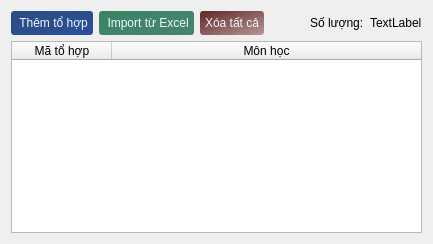
            <widget class="QWidget" name="tohop_page">
             <layout class="QVBoxLayout" name="verticalLayout_5">
              <item>
               <widget class="QWidget" name="widget" native="true">
                <layout class="QHBoxLayout" name="horizontalLayout_4">
                 <property name="leftMargin">
                  <number>0</number>
                 </property>
                 <property name="topMargin">
                  <number>0</number>
                 </property>
                 <property name="rightMargin">
                  <number>0</number>
                 </property>
                 <property name="bottomMargin">
                  <number>0</number>
                 </property>
                 <item>
                  <widget class="QPushButton" name="add_tohop_button">
                   <property name="styleSheet">
                    <string notr="true">QPushButton {
	border-radius: 3px;
	padding: 5px;
    background-color: qlineargradient(spread:pad, x1:0, y1:0, x2:1, y2:1, stop:0.00473934 rgba(14, 56, 110, 224), stop:1 rgba(18, 56, 145, 224));
    color: rgb(240, 248, 255);
}

QPushButton:hover{
    background-color: qlineargradient(spread:pad, x1:0, y1:0, x2:1, y2:1, stop:0.00473934 rgba(21, 83, 162, 224), stop:1 rgba(46, 86, 179, 224));
}</string>
                   </property>
                   <property name="text">
                    <string> Thêm tổ hợp</string>
                   </property>
                   <property name="icon">
                    <iconset resource="assets.qrc">
                     <normaloff>:/assets/images/plus-100.png</normaloff>:/assets/images/plus-100.png</iconset>
                   </property>
                   <property name="iconSize">
                    <size>
                     <width>16</width>
                     <height>16</height>
                    </size>
                   </property>
                  </widget>
                 </item>
                 <item>
                  <widget class="QPushButton" name="import_tohop">
                   <property name="styleSheet">
                    <string notr="true">QPushButton {
	border-radius: 3px;
	padding: 5px;
    background-color: qlineargradient(spread:pad, x1:0, y1:0, x2:1, y2:1, stop:0 rgba(0, 99, 54, 194), stop:1 rgba(0, 86, 62, 179));
	color: rgb(240, 248, 255);
}

QPushButton:hover{
    background-color: qlineargradient(spread:pad, x1:0, y1:0, x2:1, y2:1, stop:0 rgba(0, 119, 65, 219), stop:1 rgba(0, 119, 85, 196));
}</string>
                   </property>
                   <property name="text">
                    <string> Import từ Excel</string>
                   </property>
                   <property name="icon">
                    <iconset resource="assets.qrc">
                     <normaloff>:/assets/images/excel-100.png</normaloff>:/assets/images/excel-100.png</iconset>
                   </property>
                  </widget>
                 </item>
                 <item>
                  <widget class="QPushButton" name="delete_all_tohop">
                   <property name="styleSheet">
                    <string notr="true">QPushButton{
	border-radius: 3px;
	padding: 5px;
color: rgb(240,248,255);
background-color: qlineargradient(spread:pad, x1:0, y1:0, x2:1, y2:1, stop:0 rgba(65, 0, 0, 213), stop:1 rgba(93, 0, 0, 96));
}

QPushButton:hover {
background-color:	qlineargradient(spread:pad, x1:0, y1:0, x2:1, y2:1, stop:0 rgba(95, 0, 0, 218), stop:1 rgba(93, 0, 0, 136));
}</string>
                   </property>
                   <property name="text">
                    <string>Xóa tất cả</string>
                   </property>
                   <property name="icon">
                    <iconset resource="assets.qrc">
                     <normaloff>:/assets/images/delete-128.png</normaloff>:/assets/images/delete-128.png</iconset>
                   </property>
                  </widget>
                 </item>
                 <item>
                  <spacer name="horizontalSpacer_3">
                   <property name="orientation">
                    <enum>Qt::Orientation::Horizontal</enum>
                   </property>
                   <property name="sizeHint" stdset="0">
                    <size>
                     <width>40</width>
                     <height>20</height>
                    </size>
                   </property>
                  </spacer>
                 </item>
                 <item>
                  <widget class="QLabel" name="label_2">
                   <property name="text">
                    <string>Số lượng:</string>
                   </property>
                  </widget>
                 </item>
                 <item>
                  <widget class="QLabel" name="tohop_size">
                   <property name="text">
                    <string>TextLabel</string>
                   </property>
                  </widget>
                 </item>
                </layout>
               </widget>
              </item>
              <item>
               <widget class="QTableWidget" name="tohop_mon_table">
                <property name="contextMenuPolicy">
                 <enum>Qt::ContextMenuPolicy::CustomContextMenu</enum>
                </property>
                <property name="editTriggers">
                 <set>QAbstractItemView::EditTrigger::NoEditTriggers</set>
                </property>
                <property name="selectionBehavior">
                 <enum>QAbstractItemView::SelectionBehavior::SelectRows</enum>
                </property>
                <attribute name="horizontalHeaderStretchLastSection">
                 <bool>true</bool>
                </attribute>
                <attribute name="verticalHeaderVisible">
                 <bool>false</bool>
                </attribute>
                <column>
                 <property name="text">
                  <string>Mã tổ hợp</string>
                 </property>
                </column>
                <column>
                 <property name="text">
                  <string>Môn học</string>
                 </property>
                </column>
               </widget>
              </item>
             </layout>
            </widget>
